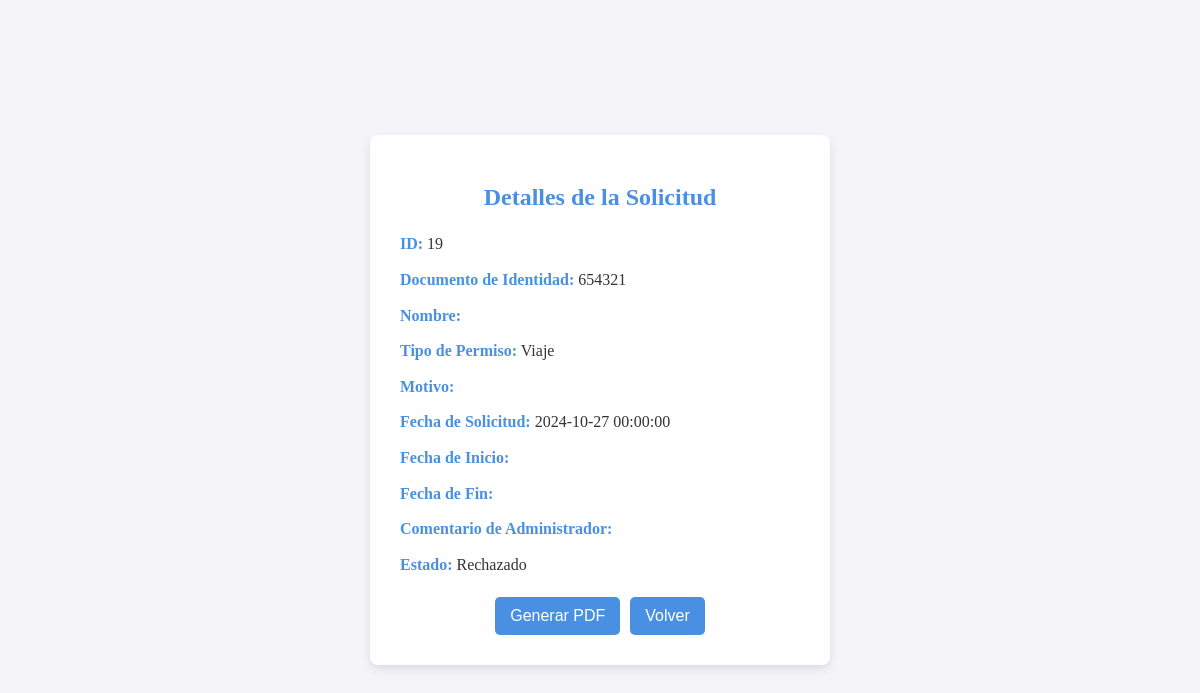
The app's page /ver_Detalles.php?id=19 with its own data.
### tables this page shows
CREATE TABLE `permisos` (
  `id` int(11) NOT NULL,
  `documento_identidad` varchar(50) DEFAULT NULL,
  `tipo_permiso` varchar(50) DEFAULT NULL,
  `fecha_permiso` datetime DEFAULT current_timestamp(),
  `estado` enum('Pendiente','Aprobado','Rechazado') DEFAULT 'Pendiente',
  `nombre` varchar(50) DEFAULT NULL,
  `celular` varchar(20) DEFAULT NULL,
  `riesgo` varchar(20) DEFAULT NULL,
  `documento` varchar(255) DEFAULT NULL,
  `fecha_solicitud` timestamp NULL DEFAULT current_timestamp() ON UPDATE current_timestamp(),
  `duracion` int(11) DEFAULT NULL,
  `unidad_duracion` enum('horas','dias','meses') NOT NULL,
  `email` varchar(100) DEFAULT NULL,
  `fecha_inicio` date DEFAULT NULL,
  `fecha_fin` date DEFAULT NULL,
  `usuario_id` int(11) DEFAULT NULL,
  `Motivo` varchar(255) DEFAULT NULL,
  `comentario_admin` text DEFAULT NULL,
  `otro_motivo` varchar(255) DEFAULT NULL,
  `motivo_otro` varchar(255) DEFAULT NULL
);

### ver_Detalles.php (the view, shortened to what this page needs)
<?php
include 'db.php';
if (isset($_GET['id'])) {
    $id = $_GET['id'];
    $sql = "SELECT * FROM permisos WHERE id = ?";
    $stmt = $conn->prepare($sql);
    $stmt->bind_param("i", $id);
    $stmt->execute();
    $result = $stmt->get_result();
    if ($result->num_rows > 0) {
        $row = $result->fetch_assoc();
        ?>
        <!DOCTYPE html>
        <html lang="es">
        <head>
        </head>
        <body>
            <div class="container">
                <h2>Detalles de la Solicitud</h2>
                <p><span>ID:</span> <?php echo htmlspecialchars($row['id']); ?></p>
                <p><span>Documento de Identidad:</span> <?php echo htmlspecialchars($row['documento_identidad']); ?></p>
                <p><span>Nombre:</span> <?php echo htmlspecialchars($row['nombre']); ?></p>
                <p><span>Tipo de Permiso:</span> <?php echo htmlspecialchars($row['tipo_permiso']); ?></p>
                <p><span>Motivo:</span> <?php echo htmlspecialchars($row['motivo']); ?></p>
                <p><span>Fecha de Solicitud:</span> <?php echo htmlspecialchars($row['fecha_solicitud']); ?></p>
                <p><span>Fecha de Inicio:</span> <?php echo htmlspecialchars($row['fecha_inicio']); ?></p>
                <p><span>Fecha de Fin:</span> <?php echo htmlspecialchars($row['fecha_fin']); ?></p>
                <p><span>Comentario de Administrador:</span> <?php echo htmlspecialchars($row['comentario_admin']); ?></p>
                <p><span>Estado:</span> <?php echo htmlspecialchars($row['estado']); ?></p>
                <div class="buttons-container">
                    <button onclick="generarPDF()">Generar PDF</button>
                    <button onclick="javascript: history.go(-1)">Volver</button>
                </div>
            </div>
        </body>
        </html>
        <?php
    } else {
        echo "No se encontró la solicitud.";
    }
} else {
    echo "ID no proporcionado.";
}
?>

### ver_Detalles.php (style rules this page uses)
body { font-family: Times, serif; background-color: #f4f4f9; color: #333; display: flex; justify-content: center; align-items: center; height: 100vh; margin: 0; }
h2 { color: #4a90e2; font-size: 24px; margin-bottom: 20px; text-align: center; }
.container { background-color: #ffffff; border-radius: 8px; box-shadow: 0 4px 10px rgba(0, 0, 0, 0.1); padding: 30px; width: 90%; max-width: 400px; text-align: left; }
.container p { font-size: 16px; line-height: 1.6; margin: 10px 0; }
.container p span { font-weight: bold; color: #4a90e2; }
.buttons-container { display: flex; justify-content: center; gap: 10px; margin-top: 20px; }
button { background-color: #4a90e2; color: #ffffff; border: none; border-radius: 5px; padding: 10px 15px; font-size: 16px; cursor: pointer; transition: background-color 0.3s; width: auto; max-width: 200px; }

### records on screen
permisos: id "19", documento_identidad "654321", tipo_permiso "Viaje", fecha_solicitud "2024-10-27 00:00:00", estado "Rechazado"
